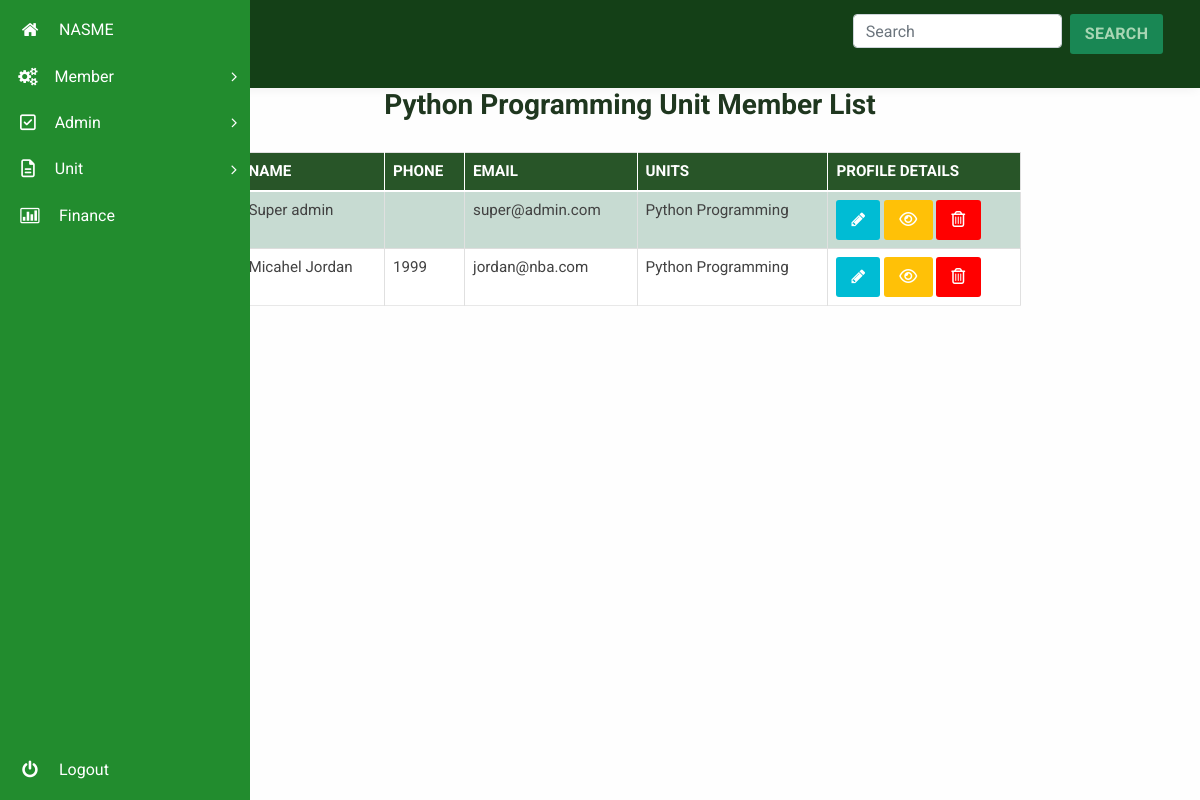
Before: /admin/manage_unit_members/1 (signed in) with the older database file.
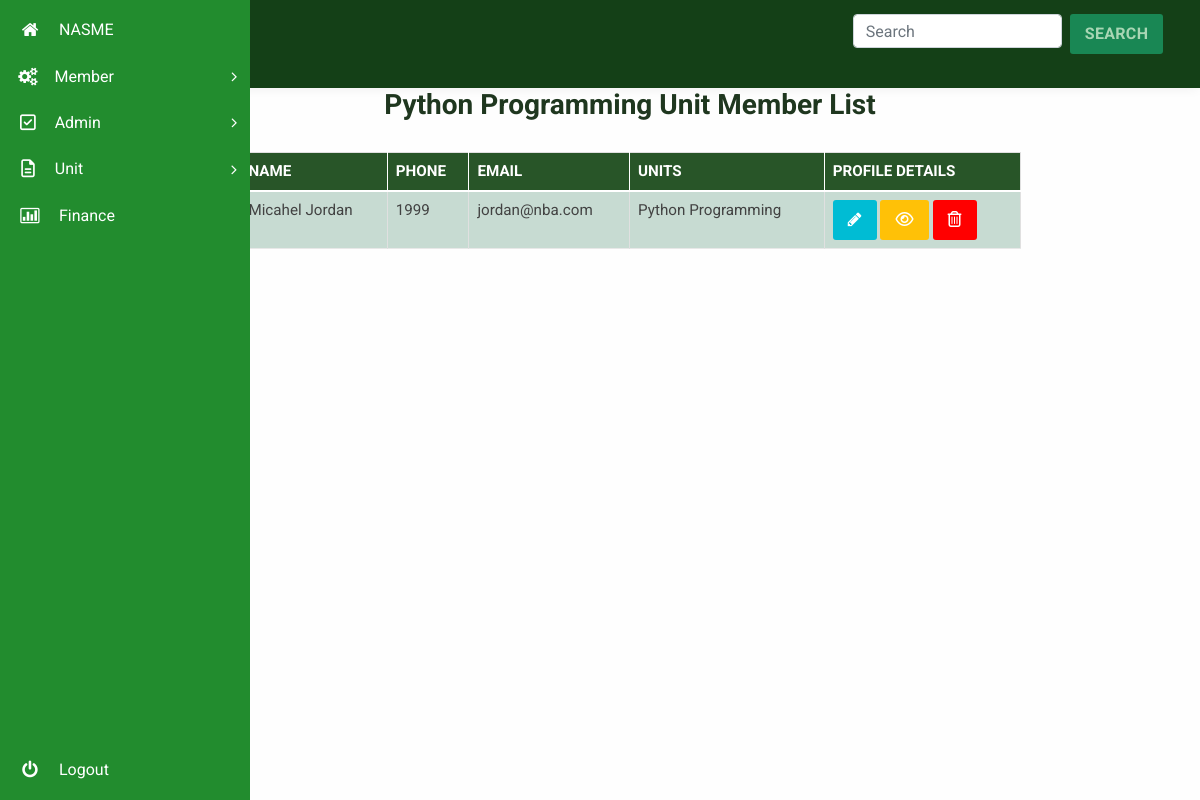
After: the same page with the newer database file.
### membership/models.py (models this page shows, shortened)
class User(db.Model, UserMixin):
  id = db.Column(db.Integer, primary_key=True)
  units = db.relationship("Unit", secondary=user_unit, backref="unit_members", lazy="dynamic")
  username = db.Column(db.String(20), unique=True, nullable=False)
  email = db.Column(db.String(120), unique=True, nullable=False)
  phone = db.Column(db.String(60), unique=True, nullable=False, default="")
  password = db.Column(db.String(60), nullable=False, default="~~~~~~~")
  image_file = db.Column(db.String(20), nullable=False, default='default.jpg')
  date_registered = db.Column(db.DateTime, nullable=False, default=datetime.utcnow)
  role = db.Column(db.String(6), nullable=False, default="USER")
  _is_superadmin = db.Column("is_superadmin", db.Boolean, nullable=False, default=False)
  current_salary = db.Column(db.String(60))
  occupation = db.Column(db.String(60))
  experience = db.Column(db.String(60))
  date_of_birth = db.Column(db.String(), nullable=False, default=datetime.utcnow)
  home_address = db.Column(db.String())
  work_address = db.Column(db.String())
  def display_units(self):
    unit_names = []
    for unit in self.units.all():
      unit_names.append(unit.name)
    return ", ".join(unit_names)
  @property
  def is_superadmin(self):
      return self._is_superadmin
  @is_superadmin.setter
  def is_superadmin(self, s):
    if type(s) == type(str()):
      if s.lower() == "true":
        self._is_superadmin = True
      elif s.lower() == "false":
        self._is_superadmin = False
    else:
      self._is_superadmin = s
  def __repr__(self):
    return f"User('{self.username}', '{self.email}', '{self.image_file}')"

class Unit(db.Model):
  id = db.Column(db.Integer, primary_key=True)
  name = db.Column(db.String(50), unique=True, nullable=False)
  date_created = db.Column(db.DateTime, nullable=False,default=datetime.utcnow)
  fees_amount = db.Column(db.String(),nullable=False,default="0")

### membership/routes.py (the view)
@app.route("/admin/manage_unit_members/<int:unit_id>")
@admin_role_required
@login_required
def manage_unit_members(unit_id):
  page = request.args.get('page', 1, type=int)
  unit = Unit.query.filter_by(id=unit_id)[0]
  unit_members = unit.unit_members
  print(unit_members)
  members = unit_members
  return render_template("manage_unit_members.html", title="Units Management", members=members, unit=unit)

### membership/models.py (called while the page is built)
@login_manager.user_loader
def load_user(user_id):
    return User.query.get(int(user_id))

### membership/routes.py (called while the page is built)
def admin_role_required(func):
    @wraps(func)
    def decorated_view(*args, **kwargs):
        if not current_user.role == "ADMIN":
            abort(403)
        return func(*args, **kwargs)
    return decorated_view

### membership/templates/manage_unit_members.html (shortened to what this page needs)
{% extends "dashboard_layout.html" %}
{% block content %}
<link rel="stylesheet" type="text/css" href="css/table-style.css" />
<link rel="stylesheet" type="text/css" href="css/basictable.css" />
				<div class="container agile-tables">
						{% if unit %}
								<h3 style="text-align: center; color:rgb(31, 55, 31); font-weight:bold;" class="text-center">{{ unit.name }} Unit Member List</h3>
						{% else %}
								<h3 style="text-align: center; color:rgb(31, 55, 31); font-weight:bold;" class="text-center">Members List</h3>
						{% endif %}
					<div class="w3l-table-info table-responsive">
					    <table id="tuble" class="table table-success table-striped table-hover ">
						<thead>
						  <tr>
							<th>Name</th>
							<th>Phone</th>
							<th>Email</th>
							<th>Units</th>
							<th>Profile Details</th>
						  </tr>
						</thead>
						<tbody>
							{% for member in members %}
						  <tr>
							<td>{{member.username}}</td>
							<td>{{ member.phone }}</td>
							<td>{{ member.email }}</td>
							<td>
							{{member.display_units()}}
							</td>
							<td><a role="button" class="btn btn-primary" href="{{ url_for('edit_member', member_id=member.id) }}"><i class="fa fa-pencil" aria-hidden="true"></i></a>
								<a type="button" class="btn btn-warning"  dataId="{{member.id}}" dataImage="/static/profile_pics/{{member.image_file }}" dataName="{{ member.username }}" dataEmail="{{member.email}}" dataPhone="{{member.phone}}" dataPassword="{{ member.password }}" dataUnits="{{member.display_units()}}" dataDateReg="{{ member.date_registered }}" dataOccupation="{{ member.occupation }}" dataHomeAddr="{{ member.home_address }}" dataWorkAddre="{{ member.work_address }}" dataExperience = "{{member.experience}}" dataCurrentSalary="{{member.current_salary}}" data-toggle="modal" data-target="#staticBackdrop" onclick="viewUserFunction(this)"><i class="fa fa-eye" aria-hidden="true"></i></a>
								<a type="button" class="btn btn-danger" style="background: red;" data-toggle="modal" id="{{member.id}}" dataName="{{member.username}}" data-target="#deletemodal"  onclick="deleteFunction(this)"><i class="fa fa-trash-o" aria-hidden="true"></i></a>
							</td>
						  </tr>
						  {% endfor %}
						</tbody>
					  </table>
				  </div>
{% endblock content %}

Changed rows visible on the page:
no longer on this page (row edited): User: username "Super admin", email "super@admin.com", display_units "Python Programming"
